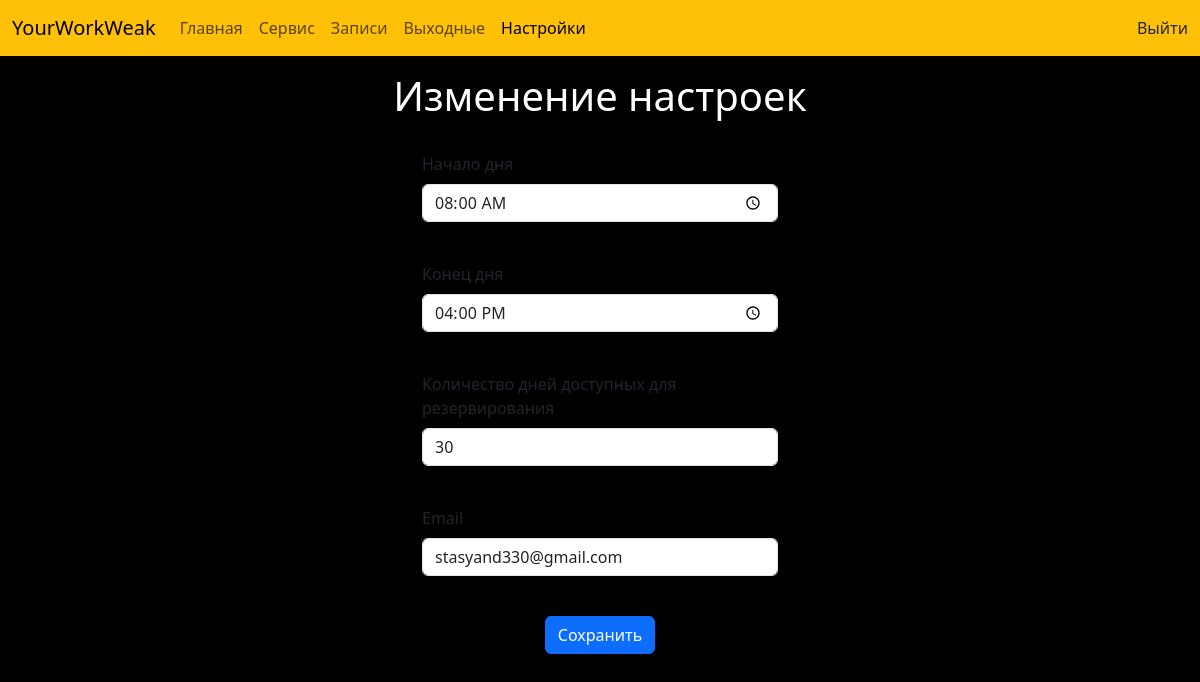
The page /settings/edit_settings (signed in) on the database its author committed.
### app/models.py (models this page shows, shortened)
class User(UserMixin, db.Model):
    id = db.Column(db.Integer, primary_key=True)
    username = db.Column(db.String(64), index=True, unique=True)
    email = db.Column(db.String(120), index=True, unique=True)
    password_hash = db.Column(db.String(128))
    amount_of_days = db.Column(db.Integer)
    begin_of_the_day = db.Column(db.Time)  # Начало рабочего дня
    end_of_the_day = db.Column(db.Time)  # Конец рабочего дня
    services = db.relationship('Service', backref='user', lazy='dynamic')
    weekends = db.relationship('Weekend', backref='user', lazy='dynamic')
    @staticmethod
    def from_utc_to_local(utc_time: time) -> time:
        utc_date = datetime.combine(date.today(), utc_time).replace(tzinfo=timezone.utc)
        local_time = utc_date.astimezone().time()
        return local_time

### app/main/routes.py (the view)
@bp.route('/settings/edit_settings', methods=['POST', 'GET'])
@login_required
def edit_settings():
    form = EditingProfile(current_user.email)
    if form.validate_on_submit():
        current_user.begin_of_the_day = User.from_local_to_utc(form.begin_of_the_day.data)
        current_user.end_of_the_day = User.from_local_to_utc(form.end_of_the_day.data)
        current_user.amount_of_days = form.amount_of_days.data
        current_user.email = form.email.data
        db.session.commit()
        flash(message='Настройки успешно сохранены', category='success')
        return redirect(url_for('.settings'))
    elif request.method == 'GET':
        form.begin_of_the_day.data = User.from_utc_to_local(current_user.begin_of_the_day)
        form.end_of_the_day.data = User.from_utc_to_local(current_user.end_of_the_day)
        form.amount_of_days.data = current_user.amount_of_days
        form.email.data = current_user.email
    return render_template('edit_settings.html', title='Изменение настроек', form=form)

### app/main/forms.py (shortened to what this page needs)
class EditingProfile(FlaskForm):
    begin_of_the_day = TimeField('Начало дня', [DataRequired()])
    end_of_the_day = TimeField('Конец дня', [DataRequired()])
    amount_of_days = StringField('Количество дней доступных для резервирования', validators=[DataRequired()])
    email = StringField('Email', validators=[DataRequired(), Email()])
    submit = SubmitField('Сохранить')
    def __init__(self, original_email, *args, **kwargs):
        super().__init__(*args, **kwargs)
        self.original_email = original_email

### app/models.py (called while the page is built)
@login.user_loader
def load_user(id):
    return User.query.get(int(id))

### app/templates/edit_settings.html (shortened to what this page needs)
{% extends 'base.html' %}
{% block app_content %}
<div class="container">
	<div class="row">
		<div class="col-12">
			<h1 class="my-3 text-center">Изменение настроек</h1>
		</div>
	</div>
	<div class="row justify-content-center">
		<div class="col-sm-12 col-md-4 pt-3">
			<form action="" method="post">
				{% for field in form if field.name not in ['csrf_token', 'submit'] %}
				<div class="mb-3">
					{{ field.label(class='form-label') }}<br>
					{{ field(class='form-control') }}<br>
				</div>
				{% endfor %}
				<div class="text-center mb-3">{{ form.submit(class="btn btn-primary") }}</div>
			</form>
		</div>
	</div>
</div>
{% endblock app_content %}

### app/static/css/style.css (style rules this page uses)
h1, h2, h5, hr { color: white; }
body { background-color: black; }

### rows shown on the page
User: begin_of_the_day "08:00" "16:00" "30" "stasyand330@gmail.com"

### other values the page prints
{{ field.label(class='form-label') }} "Начало дня" "Конец дня" "Количество дней доступных для резервирования" "Email"
